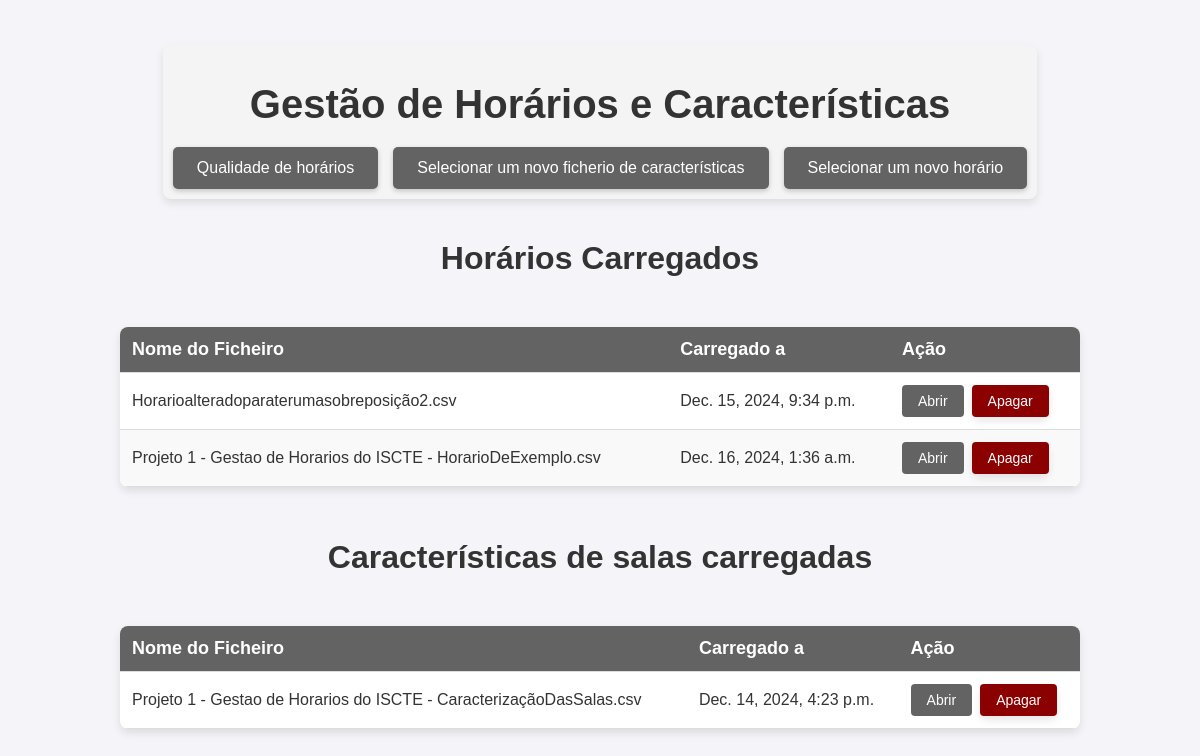
The app's page /, older data.
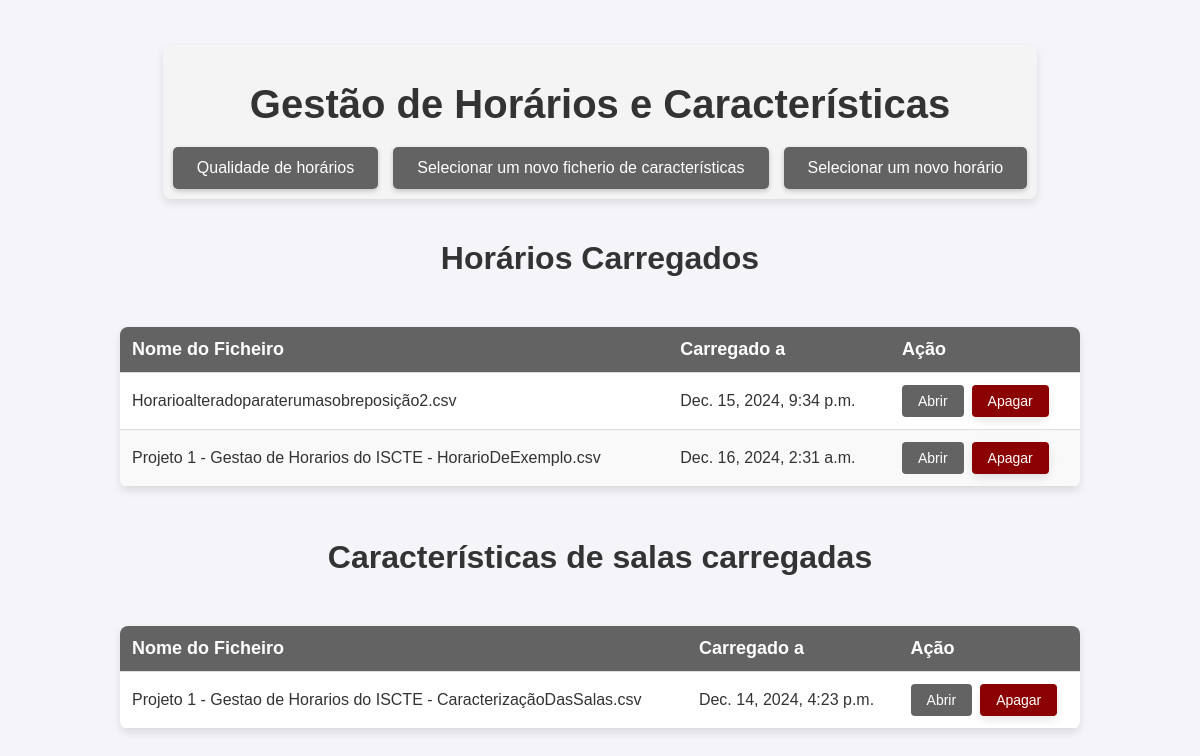
The same page, newer data.
### horariomanagerapp/models.py (models this page shows, shortened)
class Schedule(models.Model):
    name = models.CharField(max_length=200)
    file = models.FileField(upload_to='schedules/')
    uploaded_at = models.DateTimeField(auto_now_add=True)
    overcrowded = models.DecimalField(max_digits=5, decimal_places=2, null=True, blank=True, default=None)
    overlap = models.DecimalField(max_digits=5, decimal_places=2, null=True, blank=True, default=None)
    no_room = models.DecimalField(max_digits=5, decimal_places=2, null=True, blank=True, default=None)
    time_regulation = models.DecimalField(max_digits=5, decimal_places=2, null=True, blank=True, default=None)
    wrong_characteristics = models.DecimalField(max_digits=5, decimal_places=2, null=True, blank=True, default=None)

### horariomanagerapp/views.py (the view)
# urls.py: path('', views.schedule_list, name='schedule_list'),
def schedule_list(request):
    schedules = Schedule.objects.all()
    characteristics = Characteristics.objects.last()
    return render(request, 'schedule_list.html', {'schedules': schedules, 'characteristics': characteristics})

### horariomanagerapp/templates/schedule_list.html (shortened to what this page needs)
<!DOCTYPE html>
<html lang="en">
<head>
    {% load static %}
    <link rel="stylesheet" type="text/css" href="{% static 'horariomanagerapp/style.css' %}">
</head>
<body>
<div class="header-container">
    <h1 class="page-title">Gestão de Horários e Características</h1>
    <div class="button-group">
        <a href="{% url 'dashboard' %}" class="custom-file-input" style="text-decoration: none;">Qualidade de horários</a>
        <a href="{% url 'upload_characteristics' %}" class="custom-file-input" id="uploadLink" style="text-decoration: none;">Selecionar um novo ficherio de características</a>
        <a href="{% url 'upload_schedule' %}" class="custom-file-input" id="uploadLink" style="text-decoration: none;">Selecionar um novo horário</a>
    </div>
</div>
    <h1>Horários Carregados</h1>
    <table class="schedule-table">
    <thead>
        <tr>
            <th>Nome do Ficheiro</th>
            <th>Carregado a</th>
            <th>Ação</th>
        </tr>
    </thead>
    <tbody>
        {% if schedules %}
            {% for schedule in schedules %}
                <tr>
                    <td>{{ schedule.name }}</td>
                    <td>{{ schedule.uploaded_at }}</td>
                    <td>
                        <div class="button-container">
                            <a href="{% url 'schedule_detail' schedule.id %}" class="view-btn">Abrir</a>
                            <form method="POST" action="{% url 'delete_schedule' schedule.id %}" class="inline-form">
                                <button type="submit" class="table-delete-btn" onclick="return confirmDelete('{{ schedule.name|escapejs }}');">Apagar</button>
                            </form>
                        </div>
                    </td>
                </tr>
            {% endfor %}
        {% else %}
            <tr>
                <td colspan="3" style="text-align: center;">Não há horários carregados.</td>
            </tr>
        {% endif %}
    </tbody>
</table>
        <h1>Características de salas carregadas</h1>
    <table class="schedule-table">
        <thead>
            <tr>
                <th>Nome do Ficheiro</th>
                <th>Carregado a</th>
                <th>Ação</th>
            </tr>
        </thead>
        <tbody>
            {% if characteristics %}
                    <tr>
                        <td>{{ characteristics.name }}</td>
                        <td>{{ characteristics.uploaded_at }}</td>
                        <td>
                            <div class="button-container">
                                <a href="{% url 'characteristics_detail' characteristics.id %}" class="view-btn">Abrir</a>
                                <form method="POST" action="{% url 'delete_characteristics' characteristics.id %}" class="inline-form">
                                    <button type="submit" class="table-delete-btn" onclick="return confirmDelete('{{ characteristics.name|escapejs }}');">Apagar</button>
                                </form>
                            </div>
                        </td>
                    </tr>
            {% else %}
                <tr>
                    <td colspan="3" style="text-align: center;">Não há características de salas carregadas.</td>
                </tr>
            {% endif %}
        </tbody>
    </table>
<br><br>
</body>
</html>

Row changes from the older to the newer data that the page shows:
changed Schedule "Projeto 1 - Gestao de Horarios do ISCTE - HorarioDeExemplo.csv": uploaded_at "Dec. 16, 2024, 1:36 a.m." → "Dec. 16, 2024, 2:31 a.m."
